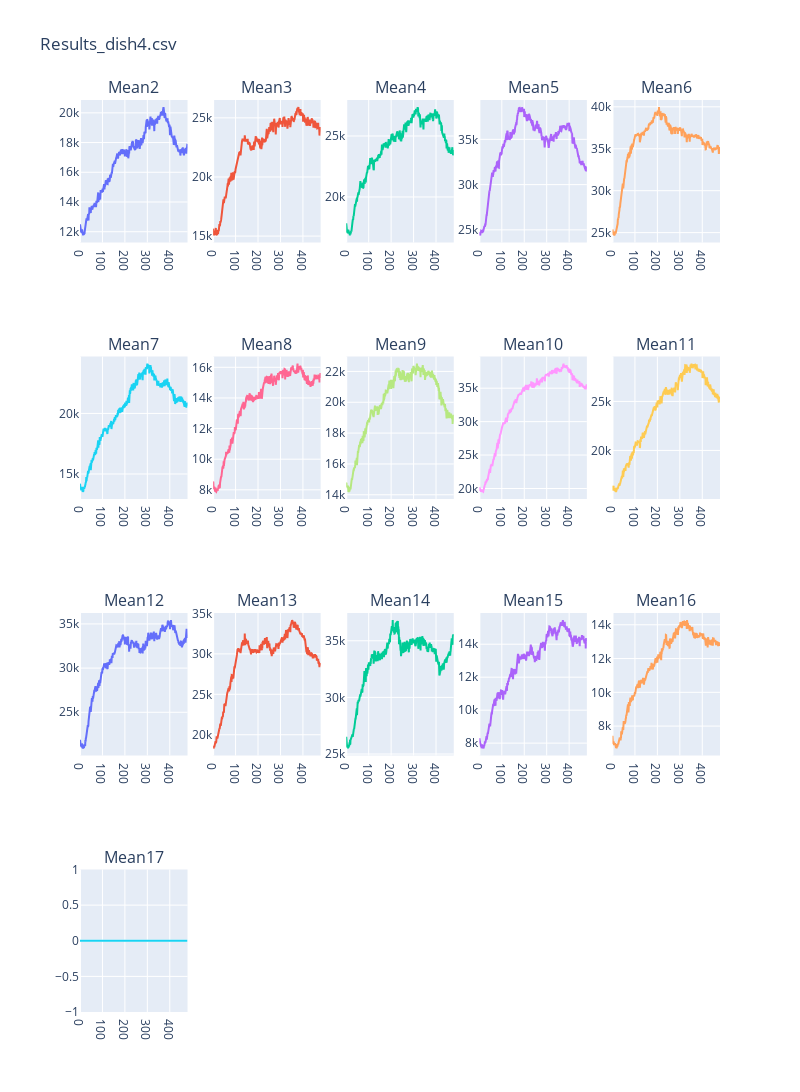

The notebook cell this image was saved under:
### Code cell
cc.interactive_plot()

### Figure 1 — Plotly figure (JSON) as saved in the notebook; plotly's stock layout.template omitted (floating-point values rounded to 4 significant figures; data arrays with more than 128 entries replaced by an {"elided": "..."} marker saying what was removed)
{"data": [{"showlegend": false, "type": "scatter", "uid": "5243a044-6a27-4b0d-9a38-7cf6e861b17d", "xaxis": "x", "y": {"elided": "480 float values"}, "yaxis": "y"}, {"showlegend": false, "type": "scatter", "uid": "760b3ed9-f89f-421f-a3fb-74316f282c55", "xaxis": "x2", "y": {"elided": "480 float values"}, "yaxis": "y2"}, {"showlegend": false, "type": "scatter", "uid": "c1c1f04f-b6f3-4875-bd5b-58b9d7e873b1", "xaxis": "x3", "y": {"elided": "480 float values"}, "yaxis": "y3"}, {"showlegend": false, "type": "scatter", "uid": "90c4265b-65e0-447c-b889-2a8620597642", "xaxis": "x4", "y": {"elided": "480 float values"}, "yaxis": "y4"}, {"showlegend": false, "type": "scatter", "uid": "13938a9b-8725-4b11-a0de-5532a1cbe952", "xaxis": "x5", "y": {"elided": "480 float values"}, "yaxis": "y5"}, {"showlegend": false, "type": "scatter", "uid": "a6a2637c-401d-4a98-a3d6-c2a8c69b0132", "xaxis": "x6", "y": {"elided": "480 float values"}, "yaxis": "y6"}, {"showlegend": false, "type": "scatter", "uid": "720a565d-d61f-4c80-a150-3ede600a0085", "xaxis": "x7", "y": {"elided": "480 float values"}, "yaxis": "y7"}, {"showlegend": false, "type": "scatter", "uid": "363c5c14-9ac6-4bb3-a50c-a15b2439da5b", "xaxis": "x8", "y": {"elided": "480 float values"}, "yaxis": "y8"}, {"showlegend": false, "type": "scatter", "uid": "7f6c23b7-8884-4c3e-9850-71ae5ba85642", "xaxis": "x9", "y": {"elided": "480 float values"}, "yaxis": "y9"}, {"showlegend": false, "type": "scatter", "uid": "dad750b6-13db-45b9-9c54-9737e3ba9fbc", "xaxis": "x10", "y": {"elided": "480 float values"}, "yaxis": "y10"}, {"showlegend": false, "type": "scatter", "uid": "b5fb2e36-197d-4a0d-9c70-14efa4914aa7", "xaxis": "x11", "y": {"elided": "480 float values"}, "yaxis": "y11"}, {"showlegend": false, "type": "scatter", "uid": "14dc5a09-89cd-4bd3-8791-5d8c704423fe", "xaxis": "x12", "y": {"elided": "480 float values"}, "yaxis": "y12"}, {"showlegend": false, "type": "scatter", "uid": "57ad36c7-6c52-4dd5-8133-d65fc4b86d80", "xaxis": "x13", "y": {"elided": "480 float values"}, "yaxis": "y13"}, {"showlegend": false, "type": "scatter", "uid": "857370b2-8cd5-4198-ba1f-bd4be5255aeb", "xaxis": "x14", "y": {"elided": "480 float values"}, "yaxis": "y14"}, {"showlegend": false, "type": "scatter", "uid": "0e82fcf1-7778-413a-ab87-1782a6929e66", "xaxis": "x15", "y": {"elided": "480 float values"}, "yaxis": "y15"}, {"showlegend": false, "type": "scatter", "uid": "8114c5ae-55c9-4933-a669-6b8b807102d2", "xaxis": "x16", "y": {"elided": "480 int values"}, "yaxis": "y16"}], "layout": {"annotations": [{"font": {"size": 16}, "showarrow": false, "text": "Mean2", "x": 0.084, "xanchor": "center", "xref": "paper", "y": 1, "yanchor": "bottom", "yref": "paper"}, {"font": {"size": 16}, "showarrow": false, "text": "Mean3", "x": 0.292, "xanchor": "center", "xref": "paper", "y": 1, "yanchor": "bottom", "yref": "paper"}, {"font": {"size": 16}, "showarrow": false, "text": "Mean4", "x": 0.5, "xanchor": "center", "xref": "paper", "y": 1, "yanchor": "bottom", "yref": "paper"}, {"font": {"size": 16}, "showarrow": false, "text": "Mean5", "x": 0.708, "xanchor": "center", "xref": "paper", "y": 1, "yanchor": "bottom", "yref": "paper"}, {"font": {"size": 16}, "showarrow": false, "text": "Mean6", "x": 0.916, "xanchor": "center", "xref": "paper", "y": 1, "yanchor": "bottom", "yref": "paper"}, {"font": {"size": 16}, "showarrow": false, "text": "Mean7", "x": 0.084, "xanchor": "center", "xref": "paper", "y": 0.7188, "yanchor": "bottom", "yref": "paper"}, {"font": {"size": 16}, "showarrow": false, "text": "Mean8", "x": 0.292, "xanchor": "center", "xref": "paper", "y": 0.7188, "yanchor": "bottom", "yref": "paper"}, {"font": {"size": 16}, "showarrow": false, "text": "Mean9", "x": 0.5, "xanchor": "center", "xref": "paper", "y": 0.7188, "yanchor": "bottom", "yref": "paper"}, {"font": {"size": 16}, "showarrow": false, "text": "Mean10", "x": 0.708, "xanchor": "center", "xref": "paper", "y": 0.7188, "yanchor": "bottom", "yref": "paper"}, {"font": {"size": 16}, "showarrow": false, "text": "Mean11", "x": 0.916, "xanchor": "center", "xref": "paper", "y": 0.7188, "yanchor": "bottom", "yref": "paper"}, {"font": {"size": 16}, "showarrow": false, "text": "Mean12", "x": 0.084, "xanchor": "center", "xref": "paper", "y": 0.4375, "yanchor": "bottom", "yref": "paper"}, {"font": {"size": 16}, "showarrow": false, "text": "Mean13", "x": 0.292, "xanchor": "center", "xref": "paper", "y": 0.4375, "yanchor": "bottom", "yref": "paper"}, {"font": {"size": 16}, "showarrow": false, "text": "Mean14", "x": 0.5, "xanchor": "center", "xref": "paper", "y": 0.4375, "yanchor": "bottom", "yref": "paper"}, {"font": {"size": 16}, "showarrow": false, "text": "Mean15", "x": 0.708, "xanchor": "center", "xref": "paper", "y": 0.4375, "yanchor": "bottom", "yref": "paper"}, {"font": {"size": 16}, "showarrow": false, "text": "Mean16", "x": 0.916, "xanchor": "center", "xref": "paper", "y": 0.4375, "yanchor": "bottom", "yref": "paper"}, {"font": {"size": 16}, "showarrow": false, "text": "Mean17", "x": 0.084, "xanchor": "center", "xref": "paper", "y": 0.1562, "yanchor": "bottom", "yref": "paper"}], "height": 1600, "title": {"text": "Results_dish4.csv"}, "width": 800, "xaxis": {"anchor": "y", "domain": [0, 0.168]}, "xaxis10": {"anchor": "y10", "domain": [0.832, 1]}, "xaxis11": {"anchor": "y11", "domain": [0, 0.168]}, "xaxis12": {"anchor": "y12", "domain": [0.208, 0.376]}, "xaxis13": {"anchor": "y13", "domain": [0.416, 0.584]}, "xaxis14": {"anchor": "y14", "domain": [0.624, 0.792]}, "xaxis15": {"anchor": "y15", "domain": [0.832, 1]}, "xaxis16": {"anchor": "y16", "domain": [0, 0.168]}, "xaxis17": {"anchor": "y17", "domain": [0.208, 0.376]}, "xaxis18": {"anchor": "y18", "domain": [0.416, 0.584]}, "xaxis19": {"anchor": "y19", "domain": [0.624, 0.792]}, "xaxis2": {"anchor": "y2", "domain": [0.208, 0.376]}, "xaxis20": {"anchor": "y20", "domain": [0.832, 1]}, "xaxis3": {"anchor": "y3", "domain": [0.416, 0.584]}, "xaxis4": {"anchor": "y4", "domain": [0.624, 0.792]}, "xaxis5": {"anchor": "y5", "domain": [0.832, 1]}, "xaxis6": {"anchor": "y6", "domain": [0, 0.168]}, "xaxis7": {"anchor": "y7", "domain": [0.208, 0.376]}, "xaxis8": {"anchor": "y8", "domain": [0.416, 0.584]}, "xaxis9": {"anchor": "y9", "domain": [0.624, 0.792]}, "yaxis": {"anchor": "x", "domain": [0.8438, 1]}, "yaxis10": {"anchor": "x10", "domain": [0.5625, 0.7188]}, "yaxis11": {"anchor": "x11", "domain": [0.2812, 0.4375]}, "yaxis12": {"anchor": "x12", "domain": [0.2812, 0.4375]}, "yaxis13": {"anchor": "x13", "domain": [0.2812, 0.4375]}, "yaxis14": {"anchor": "x14", "domain": [0.2812, 0.4375]}, "yaxis15": {"anchor": "x15", "domain": [0.2812, 0.4375]}, "yaxis16": {"anchor": "x16", "domain": [0, 0.1562]}, "yaxis17": {"anchor": "x17", "domain": [0, 0.1562]}, "yaxis18": {"anchor": "x18", "domain": [0, 0.1562]}, "yaxis19": {"anchor": "x19", "domain": [0, 0.1562]}, "yaxis2": {"anchor": "x2", "domain": [0.8438, 1]}, "yaxis20": {"anchor": "x20", "domain": [0, 0.1562]}, "yaxis3": {"anchor": "x3", "domain": [0.8438, 1]}, "yaxis4": {"anchor": "x4", "domain": [0.8438, 1]}, "yaxis5": {"anchor": "x5", "domain": [0.8438, 1]}, "yaxis6": {"anchor": "x6", "domain": [0.5625, 0.7188]}, "yaxis7": {"anchor": "x7", "domain": [0.5625, 0.7188]}, "yaxis8": {"anchor": "x8", "domain": [0.5625, 0.7188]}, "yaxis9": {"anchor": "x9", "domain": [0.5625, 0.7188]}}}
